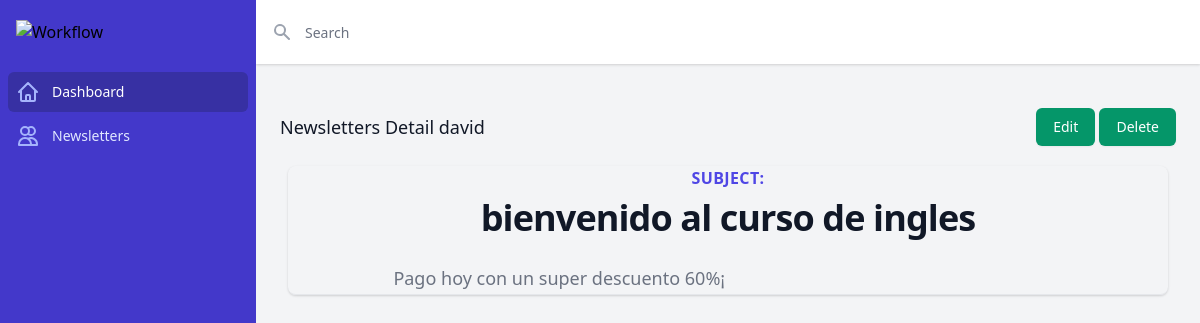
Page /dashboard/detail/3 on the committed database.
### newsletters/models.py (models this page shows, shortened)
class Newsletter(models.Model):
    EMAIL_STATUS_CHOICES=(
        ('Draft','Draft'),
        ('Published','Published')
    )
    name=models.CharField(max_length=250)
    subject=models.CharField(max_length=250)
    body = models.TextField(blank=True, null=True)
    email = models.ManyToManyField(NewsletterUser)
    created = models.DateField(auto_now_add=True)
    status = models.CharField(max_length=10, choices=EMAIL_STATUS_CHOICES)
    class Meta:
        ordering = ('-created',)

### dashboard/views.py (the view)
# urls.py: path('detail/<int:pk>',NewsletterDetailView.as_view(), name='detail'),
class NewsletterDetailView(View):
     def get(self, request, pk,*args, **kwargs):
          newsletter = get_object_or_404(Newsletter,pk=pk)
          context={
               'newsletter':newsletter
          }
          return render (request, 'dashboard/detail.html', context)

### templates/dashboard/detail.html (shortened to what this page needs)
{% extends 'base.html' %}
{% block content %}
<div class="h-screen flex overflow-hidden bg-gray-100">
  <div class="hidden bg-indigo-700 md:flex md:flex-shrink-0">
    <div class="flex flex-col w-64">
      <div class="flex flex-col flex-grow pt-5 pb-4 overflow-y-auto">
        <div class="flex items-center flex-shrink-0 px-4">
          <img class="h-8 w-auto" src="https://tailwindui.com/img/logos/workflow-logo-indigo-300-mark-white-text.svg" alt="Workflow">
        </div>
        <div class="mt-5 flex-1 flex flex-col">
          <nav class="flex-1 px-2 space-y-1">
            <a href="#" class="bg-indigo-800 text-white group flex items-center px-2 py-2 text-sm font-medium rounded-md">
              Dashboard
            </a>
            <a href="#" class="text-indigo-100 hover:bg-indigo-600 group flex items-center px-2 py-2 text-sm font-medium rounded-md">
              Newsletters
            </a>
          </nav>
        </div>
      </div>
    </div>
  </div>
  <div class="flex flex-col w-0 flex-1 overflow-hidden">
    <div class="relative z-10 flex-shrink-0 flex h-16 bg-white shadow">
      <div class="flex-1 px-4 flex justify-between">
        <div class="flex-1 flex">
          <form class="w-full flex md:ml-0" action="#" method="GET">
            <div class="relative w-full text-gray-400 focus-within:text-gray-600">
              <div class="absolute inset-y-0 left-0 flex items-center pointer-events-none">
              </div>
              <input id="search-field" class="block w-full h-full pl-8 pr-3 py-2 border-transparent text-gray-900 placeholder-gray-500 focus:outline-none focus:placeholder-gray-400 focus:ring-0 focus:border-transparent sm:text-sm" placeholder="Search" type="search" name="search">
            </div>
          </form>
        </div>
      </div>
    </div>
    <main class="flex-1 relative overflow-y-auto focus:outline-none">
      <div class="py-6">
        <div class=" px-4 py-5 sm:px-6">
          <div class="-ml-4 -mt-2 flex items-center justify-between flex-wrap sm:flex-nowrap">
            <div class="ml-4 mt-2">
              <h3 class="text-lg leading-6 font-medium text-gray-900">
                Newsletters Detail {{ newsletter.name}}
              </h3>
            </div>
            <div class="ml-4 mt-2 flex-shrink-0">
              <a href="{% url 'dashboard:create'%}" class="relative inline-flex items-center px-4 py-2 border border-transparent shadow-sm text-sm font-medium rounded-md text-white bg-green-600 hover:bg-green-700 focus:outline-none focus:ring-2 focus:ring-offset-2 focus:ring-green-500">
                Edit
              </a>
              <a href="{% url 'dashboard:create'%}" class="relative inline-flex items-center px-4 py-2 border border-transparent shadow-sm text-sm font-medium rounded-md text-white bg-green-600 hover:bg-green-700 focus:outline-none focus:ring-2 focus:ring-offset-2 focus:ring-green-500">
                Delete
              </a>
            </div>
          </div>
        </div>
        <div class="max-w-7xl mx-auto px-4 sm:px-6 md:px-8">
          <div class="flex flex-col">
            <div class="-my-2 overflow-x-auto sm:-mx-6 lg:-mx-8">
              <div class="py-2 align-middle inline-block min-w-full sm:px-6 lg:px-8">
                <div class="shadow overflow-hidden border-b border-gray-200 sm:rounded-lg">
                  <h1>
                    <span class="block text-base text-center text-indigo-600 font-semibold tracking-wide uppercase">
                    Subject:</span>
                    <span class="mt-2 block text-3xl text-center leading-8 font-extrabold tracking-tight text-gray-900 sm:text-4xl">
                    {{newsletter.subject}}</span>
                  </h1>
                  <div class="mt-6 prose prose-indigo prose-lg text-gray-500 mx-auto">
                    <p>{{newsletter.body}}</p>
                  </div>
                </div>
              </div>
            </div>
          </div>
        </div>
      </div>
    </main>
  </div>
</div>
{% endblock content %}

### rows in the picture
Newsletter: name "david", subject "bienvenido al curso de ingles", body "Pago hoy con un super descuento 60%¡"
